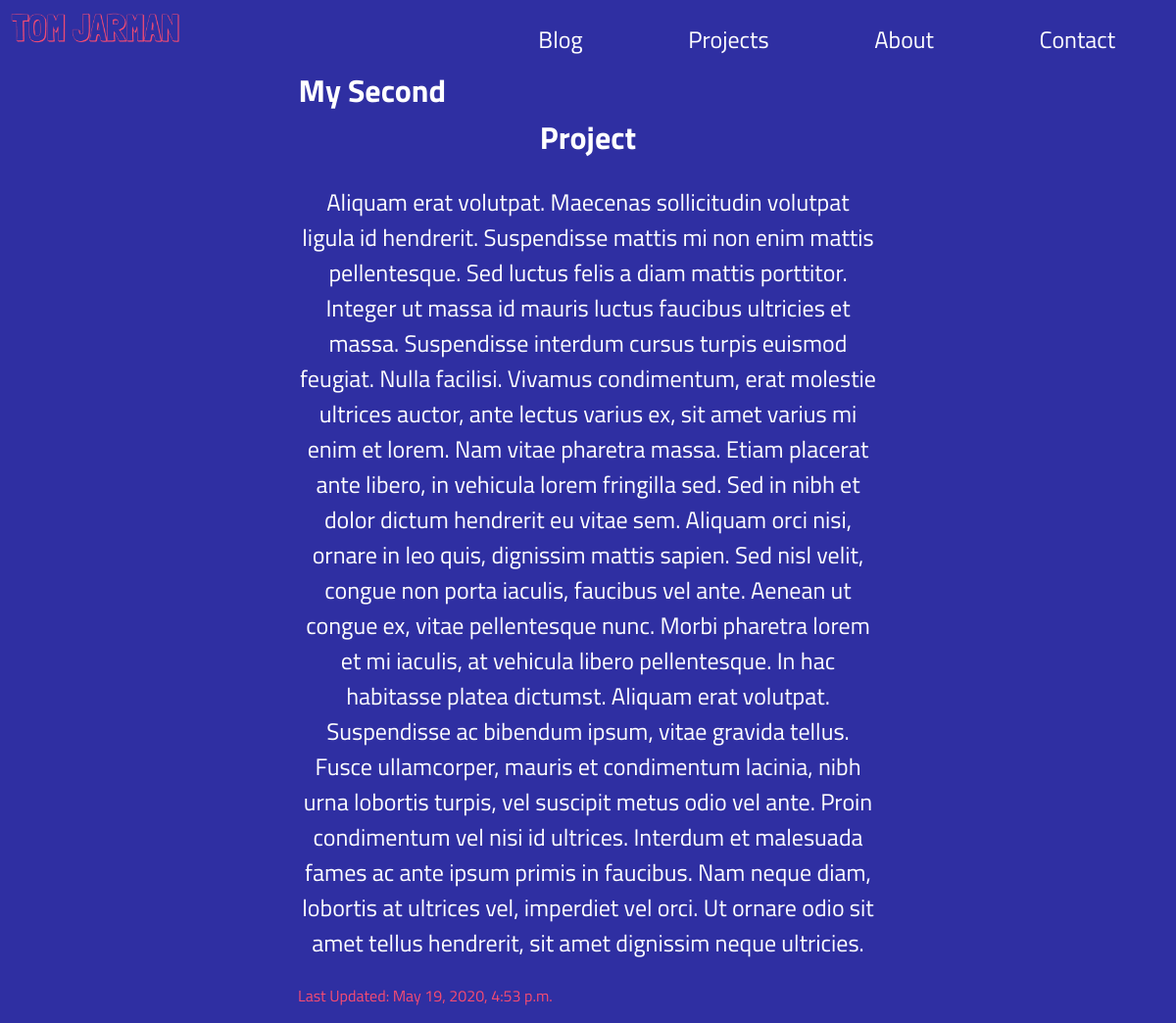
Page /home/projects/my-second-project/ on the committed database.
### blog/models.py (models this page shows, shortened)
class Project(models.Model):
    title = models.CharField(max_length=100)
    slug = models.SlugField(unique=True)
    description = models.CharField(max_length=400)
    text = models.TextField()
    repo_link = models.URLField()
    updated_on = models.DateTimeField(auto_now=True)
    created_on = models.DateTimeField(auto_now_add=True)

### blog/views.py (the view)
# urls.py: path('projects/<slug:slug>/', views.ProjectDetailView.as_view(), name='project-detail'),
class ProjectDetailView(generic.DetailView):
    model = Project
    template_name = 'blog/project-detail.html'
    t = create_tracker()
    def get_queryset(self):
        projects = Project.objects.filter(created_on__lte=timezone.now())
        project = projects[0]
        url = BLOG_URL + reverse('blog:projects') + project.slug
        self.t.track_page_view(url, "Project -" + project.slug)
        return projects

### blog/templates/blog/project-detail.html
{% include "blog/navbar.html" %}
<div class="blog-detail">
    <h1>{{ project.title }}</h1>
    <p>{{ project.text }}</p>
    <p class="updated">Last Updated: {{ project.updated_on }}</p>
</div>

### blog/static/blog/style.css (style rules this page uses)
* { font-size: 100%; font-family: 'Titillium Web', sans-serif; }
.blog-detail { max-width: 50%; margin: auto; text-align: center; }
.blog-detail h1 { color: white; font-size: xx-large; text-align: center; }
.blog-detail p { color: white; font-size: x-large; text-align: center; }
.blog-detail .updated { color: #f64c72; font-size: medium; text-align: left; }

### rows in the picture
Project: title "My Second Project", text "Aliquam erat volutpat. Maecenas sollicitudin volutpat ligula id hendrerit. Suspendisse mattis mi non enim mattis pellentesque. Sed luctus felis a diam mattis porttitor. Integer ut massa id mauris luctus faucibus ultricies et massa. Suspendisse interdum cursus turpis euismod feugiat. Nulla facilisi. Vivamus condimentum, erat molestie ultrices auctor, ante lectus varius ex, sit amet varius mi enim et lorem. Nam vitae pharetra massa. Etiam placerat ante libero, in vehicula lorem fringilla sed. Sed in nibh et dolor dictum hendrerit eu vitae sem. Aliquam orci nisi, ornare in leo quis, dignissim mattis sapien. Sed nisl velit, congue non porta iaculis, faucibus vel ante. Aenean ut congue ex, vitae…", updated_on "May 19, 2020, 4:53 p.m."
